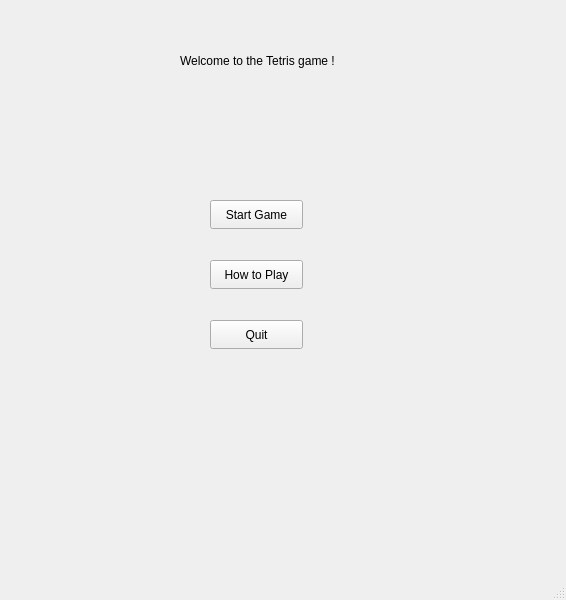
<?xml version="1.0" encoding="UTF-8"?>
<ui version="4.0">
 <class>MainWindow</class>
 <widget class="QMainWindow" name="MainWindow">
  <property name="geometry">
   <rect>
    <x>0</x>
    <y>0</y>
    <width>566</width>
    <height>600</height>
   </rect>
  </property>
  <property name="windowTitle">
   <string>MainWindow</string>
  </property>
  <widget class="QWidget" name="centralwidget">
   <widget class="QLabel" name="welcomeMessage">
    <property name="geometry">
     <rect>
      <x>180</x>
      <y>40</y>
      <width>201</width>
      <height>41</height>
     </rect>
    </property>
    <property name="text">
     <string>Welcome to the Tetris game !</string>
    </property>
   </widget>
   <widget class="QPushButton" name="startButton">
    <property name="geometry">
     <rect>
      <x>210</x>
      <y>200</y>
      <width>93</width>
      <height>29</height>
     </rect>
    </property>
    <property name="text">
     <string>Start Game</string>
    </property>
   </widget>
   <widget class="QPushButton" name="controlsButton">
    <property name="geometry">
     <rect>
      <x>210</x>
      <y>260</y>
      <width>93</width>
      <height>29</height>
     </rect>
    </property>
    <property name="text">
     <string>How to Play</string>
    </property>
   </widget>
   <widget class="QPushButton" name="quitButton">
    <property name="geometry">
     <rect>
      <x>210</x>
      <y>320</y>
      <width>93</width>
      <height>29</height>
     </rect>
    </property>
    <property name="text">
     <string>Quit</string>
    </property>
   </widget>
  </widget>
  <widget class="QMenuBar" name="menubar">
   <property name="geometry">
    <rect>
     <x>0</x>
     <y>0</y>
     <width>566</width>
     <height>26</height>
    </rect>
   </property>
  </widget>
  <widget class="QStatusBar" name="statusbar"/>
 </widget>
 <resources/>
 <connections/>
</ui>
